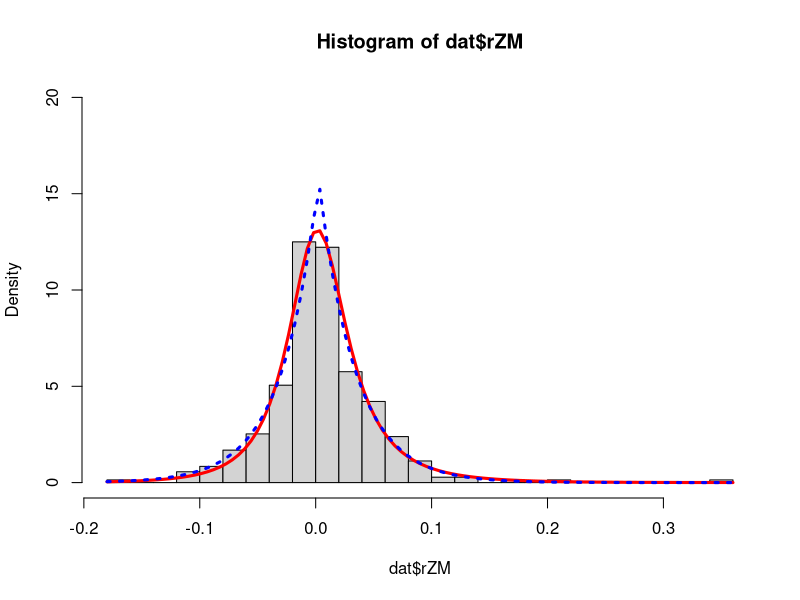

Source code (R):
rm(list = setdiff(ls(), lsf.str())) # remove all variables except functions

dat <- read.csv("ZMTSLA.csv")
t = 1/252
n = 356

###### NIG (Normal Inverse Gaussian)
## theta[1] = alpha, theta[2] = beta,theta[3] = delta, theta[4] = mu
initialvalueNIG=c(10,0,2,0)
initialvalueNIG=c(15.3997719, 4.0914736, 7.5013727, -0.7332863)
NIG=function(x,theta){theta[1]*theta[3]*t/pi*
    besselK(theta[1]*sqrt(theta[3]^2*t^2
                          +(x-theta[4]*t)^2),1)/
    (sqrt(theta[3]^2*t^2+(x-theta[4]*t)^2))*
    exp(theta[3]*sqrt(theta[1]^2-theta[2]^2)*t+
          theta[2]*(x-theta[4]*t))}
resultNIG=optim(initialvalueNIG,fn=function(theta)
{-sum(log(NIG(dat$rZM[2:357], theta)))},method="L-BFGS-B")

###### Laplace, theoretical MLE
## theta[1] = mu, theta[2] = b
laplace = function(x, theta){1/(2*theta[2]) * exp(-abs(x-theta[1])/theta[2]) }

mu_lp = median(dat$rZM, na.rm = TRUE)
b_lp = 1/n * sum(abs(dat$rZM[2:357] - mu_lp))

##### visualize
hist(dat$rZM, probability = TRUE, breaks = 30, ylim = c(0,20))
thetaNIG = resultNIG$par
thetaLAPLACE = c(mu_lp, b_lp)
curve(NIG(x, thetaNIG), add = TRUE, col = "red", lwd =3, lty=1) ## NIG
curve(laplace(x, thetaLAPLACE), add = TRUE, col = "blue", lwd =3, lty = 3) ## Laplace
